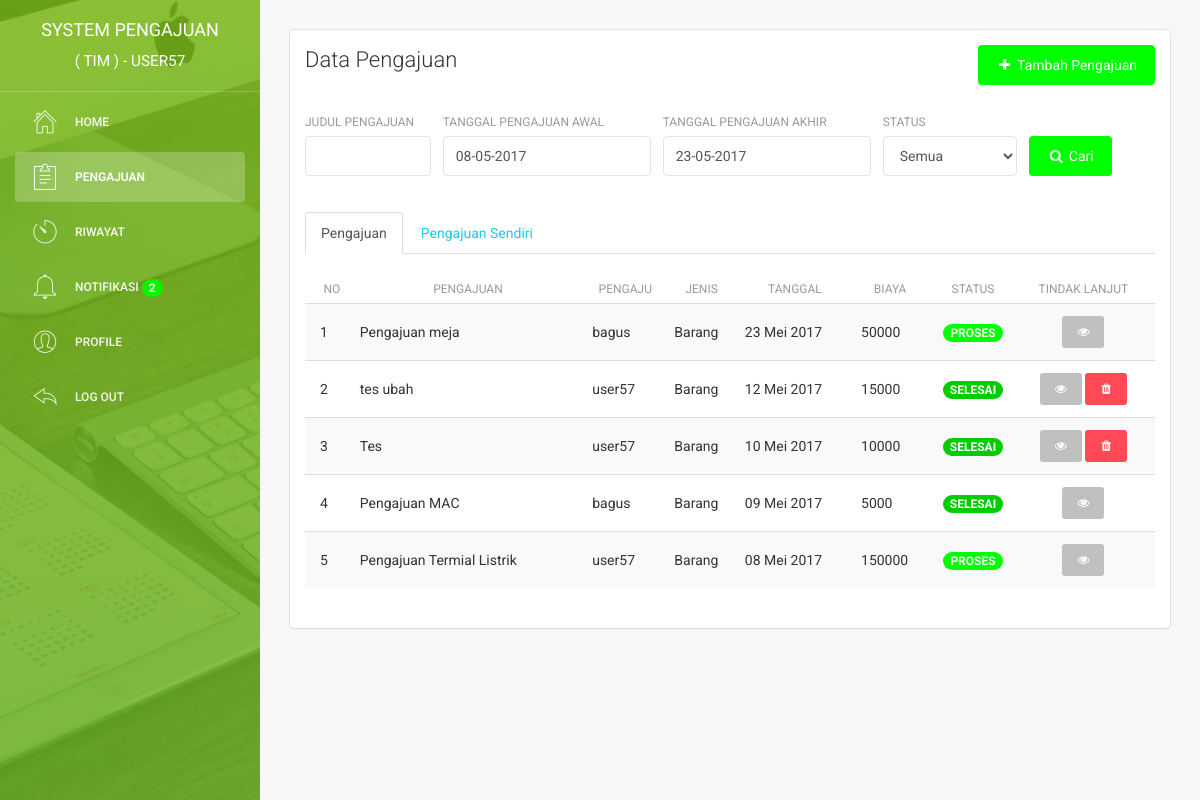
Page /pengajuan.php (signed in) on the committed database.
### tables this page shows
CREATE TABLE `user` (
  `id_user` int(11) NOT NULL,
  `username` varchar(225) NOT NULL,
  `email` varchar(225) NOT NULL,
  `password` varchar(225) NOT NULL,
  `nama_depan` varchar(225) NOT NULL,
  `nama_belakang` varchar(225) NOT NULL,
  `jk` enum('laki-laki','perempuan') NOT NULL,
  `no_hp` varchar(50) NOT NULL,
  `alamat` text NOT NULL,
  `role` enum('manajemen','tim') NOT NULL,
  `pembuatan_akun` date NOT NULL,
  `update_akun` date NOT NULL
);

CREATE TABLE `pengajuan` (
  `id_pengajuan` int(11) NOT NULL,
  `pengajuan` varchar(225) NOT NULL,
  `id_user` int(11) NOT NULL,
  `id_jenis_pengajuan` int(11) NOT NULL,
  `tanggal_pengajuan` date NOT NULL,
  `gambar` varchar(225) NOT NULL,
  `biaya` int(225) NOT NULL,
  `alasan` text NOT NULL,
  `keterangan` text NOT NULL,
  `jadwal_pelaksanaan` date NOT NULL,
  `catatan` text NOT NULL,
  `status` enum('menunggu','proses','selesai') NOT NULL,
  `update_pengajuan` date NOT NULL
);

CREATE TABLE `jenis_pengajuan` (
  `id_jenis_pengajuan` int(11) NOT NULL,
  `jenis_pengajuan` varchar(25) NOT NULL,
  `deskripsi` text NOT NULL
);

### pengajuan.php (the view, shortened to what the rows shown need)
<?php
    include 'system/koneksi.php';
    function tanggal_indo($tanggal){
        $bulan = array (1 =>   'Januari',
                'Februari',
                'Maret',
                'April',
                'Mei',
                'Juni',
                'Juli',
                'Agustus',
                'September',
                'Oktober',
                'November',
                'Desember'
        );
        $split = explode('-', $tanggal);
        return $split[2] . ' ' . $bulan[ (int)$split[1] ] . ' ' . $split[0];
    }
?>
<!doctype html>
<html lang="en">
<head>
    <link href="assets/css/bootstrap.min.css" rel="stylesheet" />
    <link href="assets/css/animate.min.css" rel="stylesheet"/>
    <link href="assets/css/light-bootstrap-dashboard.css" rel="stylesheet"/>
    <link href="assets/css/demo.css" rel="stylesheet" />
    <link href="http://maxcdn.bootstrapcdn.com/font-awesome/4.2.0/css/font-awesome.min.css" rel="stylesheet">
    <link href="assets/css/pe-icon-7-stroke.css" rel="stylesheet" />
    <link rel="stylesheet" href="assets/dist/sweetalert.css">
    <link rel="stylesheet" href="//code.jquery.com/ui/1.12.1/themes/base/jquery-ui.css">
    <link rel="stylesheet" href="assets/css/datepicker.css">
</head>
<body>
    <div class="wrapper">
        <div class="sidebar" data-color="green" data-image="assets/img/sidebar.jpg">
            <div class="sidebar-wrapper">
                <div class="logo">
                    <a href="index" class="simple-text">
    <?php
    $query_login = "SELECT * FROM user WHERE email ='$_SESSION[email]'";
        $result_login = mysqli_query($con, $query_login);
        $data_login = mysqli_fetch_assoc($result_login);
        $username_login = $data_login["username"];
    ?>
                        System Pengajuan<br><small>( TIM ) - <?php echo $username_login ?></small>
                    </a>
                </div>
            </div>
        </div>
        <div class="main-panel">
            <div class="content">
                <div class="col-md-12">
                    <div class="card">
                        <div class="content content-full-width">
                            <div class="tab-content">
                                <div id="semua" class="tab-pane active">
<?php
        if (isset($_GET['judul'])) {
            $pengajuan = ($_GET["judul"]);
            $first = date_create(($_GET["tanggal_awal"]));
            $lass = date_create(($_GET["tanggal_akhir"]));
            $awal = date_format($first,"Y-m-d");
            $akhir = date_format($lass,"Y-m-d");
            $sts= ($_GET["status"]);
                if ($sts == "semua"){
                    $status = "";
                }else{
                    $status = $sts;
                }
            if( $pengajuan == ""){
                $query_semua = "SELECT a.id_pengajuan, a.pengajuan, a.id_user,  b.username, a.id_jenis_pengajuan, c.jenis_pengajuan, a.tanggal_pengajuan,
                            a.biaya, a.status FROM pengajuan AS a INNER JOIN user AS b INNER JOIN jenis_pengajuan AS c WHERE a.id_user = b.id_user AND a.id_jenis_pengajuan = c.id_jenis_pengajuan
                            AND (a.tanggal_pengajuan BETWEEN '$awal' AND '$akhir') AND a.status like '%$status%' ORDER BY a.id_pengajuan DESC" ;
            }else {
                $query_semua = "SELECT a.id_pengajuan, a.pengajuan, a.id_user,  b.username, a.id_jenis_pengajuan, c.jenis_pengajuan, a.tanggal_pengajuan,
                            a.biaya, a.status FROM pengajuan AS a INNER JOIN user AS b INNER JOIN jenis_pengajuan AS c WHERE a.id_user = b.id_user AND a.id_jenis_pengajuan = c.id_jenis_pengajuan
                            AND a.pengajuan like '%$pengajuan%' AND (a.tanggal_pengajuan BETWEEN '$awal' AND '$akhir') AND a.status like '%$status%' ORDER BY a.id_pengajuan DESC" ;
            }
        }
        else {
            $query_semua = "SELECT a.id_pengajuan, a.pengajuan, a.id_user,  b.username, a.id_jenis_pengajuan, c.jenis_pengajuan, a.tanggal_pengajuan,
                        a.biaya, a.status FROM pengajuan AS a INNER JOIN user AS b INNER JOIN jenis_pengajuan AS c WHERE a.id_user = b.id_user AND a.id_jenis_pengajuan = c.id_jenis_pengajuan
                        ORDER BY a.id_pengajuan DESC" ;
        }
            $result_semua = mysqli_query($con, $query_semua);
            if($result_semua->num_rows == 0){
                                    echo '<div class="content table-responsive table-full-width">
                                        <table class="table table-hover table-striped">
                                            <thead>
                                                <th>No</th>
                                                <th>Pengajuan</th>
                                                <th>Pengaju</th>
                                                <th>Jenis</th>
                                                <th>tanggal</th>
                                                <th>biaya</th>
                                                <th>status</th>
                                                <th>Tindak Lanjut</th>
                                            </thead>
                                            <tbody>
                                                <tr>
                                                    <td colspan="8" align="center">
                                                        Anda tidak memiliki pengajuan
                                                        <br>
                                                        <a href="pengajuan">
                                                            <button type="button" class="btn btn-primary btn-fill btn-sm">
                                                                <i class="fa fa-refresh"></i> Refresh data
                                                            </button>
                                                        </a>
                                                    </td>
                                                </tr>
                                            </tbody>
                                        </table>
                                    </div>';
            }
            else {
                $no_semua = 1;
                                    echo '<div class="content table-responsive table-full-width">
                                        <table class="table table-hover table-striped table-paginate">
                                            <thead>
                                                <th>No</th>
                                                <th>Pengajuan</th>
                                                <th>Pengaju</th>
                                                <th>Jenis</th>
                                                <th>tanggal</th>
                                                <th>biaya</th>
                                                <th>status</th>
                                                <th>Tindak Lanjut</th>
                                            </thead>
                                            <tbody>';
                while($data_semua = mysqli_fetch_assoc($result_semua)){
                                                echo '<tr>
                                                        <td>'.$no_semua.'</td>
                                                        <td>'.$data_semua['pengajuan'].'</td>
                                                        <td>'.$data_semua['username'].'</td>
                                                        <td>'.$data_semua['jenis_pengajuan'].'</td>
                                                        <td>'.tanggal_indo(''.$data_semua['tanggal_pengajuan'].'').' </td>
                                                        <td>'.$data_semua['biaya'].'</td>
                                                        <td align = "center">';
                    if( $data_semua['status'] == "menunggu" ){
                                                            echo '<span class="badge menunggu upper">'.$data_semua['status'].'</span>';
                    }else if ($data_semua['status'] == "proses"){
                                                            echo '<span class="badge proses upper">'.$data_semua['status'].'</span>';
                    }else{
                                                            echo '<span class="badge selesai upper">'.$data_semua['status'].'</span>';
                    }
                                                        echo '</td>
                                                        <td align="center">';
                    if( $data_semua['status'] == "menunggu" ){
                        if ( $data_semua['username'] == $username_login ){
                                                            echo '<a href="edit_pengajuan?id='.$data_semua['id_pengajuan'].'">
                                                                <button type="button" class="btn btn-primary btn-fill btn-sm">
                                                                    <i class="fa fa-edit"></i>
                                                                </button>
                                                            </a>
                                                            <a href="detail_pengajuan?id='.$data_semua['id_pengajuan'].'">
                                                                <button type="button" class="btn btn-info btn-fill btn-sm">
                                                                    <i class="fa fa-eye"></i>
                                                                </button>
                                                            </a>
                                                            <button onclick="batal('.$data_semua['id_pengajuan'].')" type="button" class="btn btn-danger  btn-fill btn-sm">
                                                                <i class="fa fa-close"></i>
                                                            </button>';
                        }else{
                                                            echo '<a href="detail_pengajuan?id='.$data_semua['id_pengajuan'].'">
                                                                <button type="button" class="btn btn-info btn-fill btn-sm">
                                                                    <i class="fa fa-eye"></i>
                                                                </button>
                                                            </a>';
                        }
                    }
                    else if ($data_semua['status'] == "proses"){
                                                            echo '<a href="detail_pengajuan?id='.$data_semua['id_pengajuan'].'">
                                                                <button type="button" class="btn btn-info btn-fill btn-sm">
                                                                    <i class="fa fa-eye"></i>
                                                                </button>
                                                            </a>';
                    }
                    else if ($data_semua['status'] == "selesai"){
                        if ( $data_semua['username'] == $username_login ){
                                                            echo '<a href="detail_pengajuan?id='.$data_semua['id_pengajuan'].'">
                                                                <button type="button" class="btn btn-info btn-fill btn-sm">
                                                                    <i class="fa fa-eye"></i>
                                                                </button>
                                                            </a>
                                                            <button onclick="hapus('.$data_semua['id_pengajuan'].')" type="button" class="btn btn-danger  btn-fill btn-sm">
                                                                <i class="fa fa-trash"></i>
                                                            </button>';
                        }else{
                                                            echo '<a href="detail_pengajuan?id='.$data_semua['id_pengajuan'].'">
                                                                <button type="button" class="btn btn-info btn-fill btn-sm">
                                                                    <i class="fa fa-eye"></i>
                                                                </button>
                                                            </a>';
                        }
                    }
                                                        echo '</td>
                                                    </tr>';
                                                    $no_semua++;
                }
                                            echo'</tbody>
                                        </table>
                                    </div>';
            }
            ?>
                                </div>
                           </div>
                        </div>
                    </div>
                </div>
            </div>
        </div>
    </div>
</body>
</html>

### rows in the picture
user: username "USER57"
pengajuan: pengajuan "Pengajuan meja", id_user.username "bagus", id_jenis_pengajuan.jenis_pengajuan "Barang", tanggal_pengajuan "23 Mei 2017", biaya "50000", status "PROSES"
pengajuan: pengajuan "tes ubah", id_user.username "user57", id_jenis_pengajuan.jenis_pengajuan "Barang", tanggal_pengajuan "12 Mei 2017", biaya "15000", status "SELESAI"
pengajuan: pengajuan "Tes", id_user.username "user57", id_jenis_pengajuan.jenis_pengajuan "Barang", tanggal_pengajuan "10 Mei 2017", biaya "10000", status "SELESAI"
pengajuan: pengajuan "Pengajuan MAC", id_user.username "bagus", id_jenis_pengajuan.jenis_pengajuan "Barang", tanggal_pengajuan "09 Mei 2017", biaya "5000", status "SELESAI"
pengajuan: pengajuan "Pengajuan Termial Listrik", id_user.username "user57", id_jenis_pengajuan.jenis_pengajuan "Barang", tanggal_pengajuan "08 Mei 2017", biaya "150000", status "PROSES"

### other values in the picture
$hasil "2"
